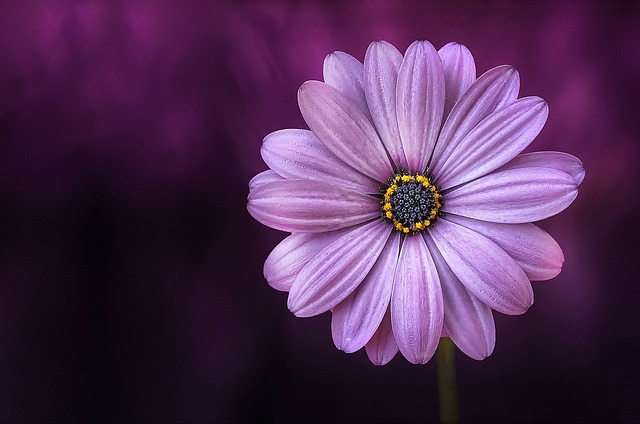
#> input picture flower.jpg, 640 x 424 px
$ python thresholding.py
#> lines starting #> are read from the running program, lines starting #| are printed output that depends on the picture; after the words box and inside, x2 and y2 are one past the last pixel; in counts of white or black regions, pixels touching at a corner belong together
import cv2

# Load the image in grayscale
img = cv2.imread('flower.jpg', cv2.IMREAD_GRAYSCALE)
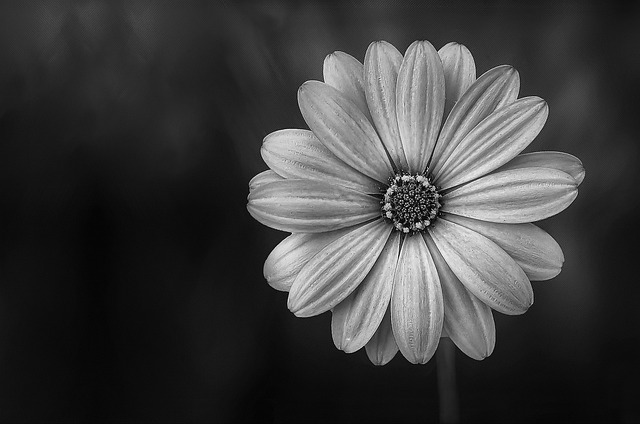
#> img: shape (424, 640); min 0, max 255, mean 61.2

# Check if the image is loaded successfully
if img is None:
    print("Error: Could not load the image.")
else:
    # Apply simple thresholding
    threshold_value = 127  # You can change this value
    max_value = 255  # Max intensity to assign for pixels above the threshold

    # Apply the thresholding function
    _, thresh_img = cv2.threshold(img, threshold_value, max_value, cv2.THRESH_BINARY)
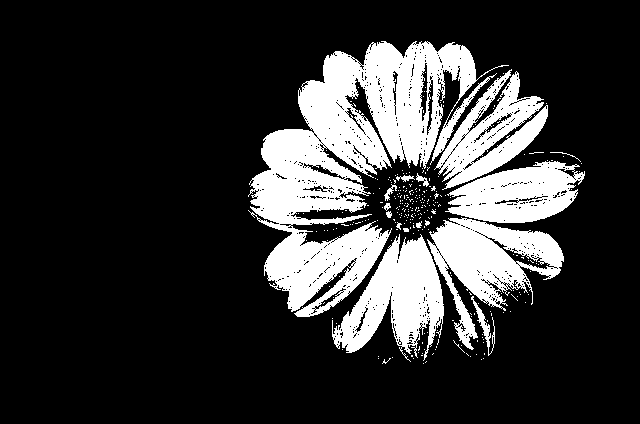
#> thresh_img: shape (424, 640); 20.3% white; 283 white regions (268 under 20 px), largest, box (x1, y1, x2, y2) and area: (248, 41, 509, 317) 28197, (427, 217, 564, 350) 7406, (332, 234, 444, 362) 7128


    # Display the original and thresholded images
    cv2.imshow("Original Grayscale Image", img)
    cv2.imshow("Thresholded Image", thresh_img)

    # Wait for a key press and close all windows
    cv2.waitKey(0)
    cv2.destroyAllWindows()
    cv2.imwrite("threshold.jpg",thresh_img)

'''
you can replace cv2.THRESH_BINARY with other thresholding methods:

cv2.THRESH_BINARY_INV: Inverse binary thresholding.
cv2.THRESH_TRUNC: Pixels above the threshold are set to the threshold value.
cv2.THRESH_TOZERO: Pixels below the threshold are set to 0.
cv2.THRESH_TOZERO_INV: Inverse of the TOZERO method.
'''

$ run again, with a.jpeg copied over flower.jpg
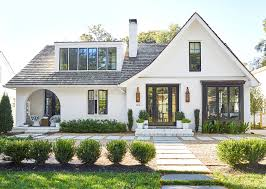
#> input picture a.jpeg, 266 x 189 px
#> `img = cv2.imread('flower.jpg', cv2.IMREAD_GRAYSCALE)`:
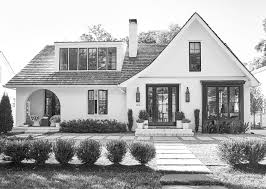
#> img: shape (189, 266); min 0, max 255, mean 171.3
#> `_, thresh_img = cv2.threshold(img, threshold_value, max_value, cv2.THR..`:
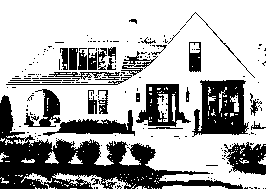
#> thresh_img: shape (189, 266); 69% white; 205 black regions (172 under 20 px), largest, box (x1, y1, x2, y2) and area: (0, 95, 243, 189) 6811, (192, 80, 249, 137) 2140, (136, 84, 191, 127) 1159
